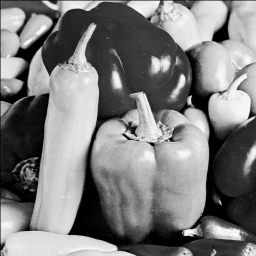
#> input picture TP/SOAP/seance2_filtrage/seance2_filtrage/pepper.png, 256 x 256 px
$ jupyter execute 'Seance 2 - detection de contoursv - Martin BAUS.ipynb'   (shell and % lines are left out)
#> lines starting #> are read from the running program, lines starting #| are printed output that depends on the picture
[cell 1]
import numpy as np
import matplotlib.pyplot as plt
from pathlib import Path

[cell 2]
import matplotlib as mpl
mpl.rcParams['figure.figsize'] = 20, 4
mpl.rcParams['lines.linewidth'] = 3
mpl.rcParams['font.size'] = 20
mpl.rcParams['lines.markersize'] = 15
# mpl.rcParams.find_all('')

[cell 3]
from scipy.io import wavfile  # Pour lire et écrire des fichiers sons
from scipy.signal import convolve2d
from pathlib import Path

[cell 4]
from soap_utils import plot_sound, plot_spectrum, db

# Exemple simple
Un contour est une variation rapide de la valeur des coefficients d'une image. On peut donc détecter un contour en cherchant les valeurs élevées du gradient de l'image.

L'image étant à deux dimensions, le gradient est un vecteur à deux dimensions: la dérivée horizontale et la dérivée verticale. De façon élémentaire, une dérivée selon l'axe horizontal peut être définie au pixel $x[i,j]$ comme $x[i, j+1] - x[i, j]$. On peut donc obtenir les dérivées horizontales sur toute une image en la filtrant avec le filtre $[-1, 1]$. De même, les dérivées verticales sont obtenues via le filtre $[-1, 1]^T$. On peut ensuite calculer la norme du vecteur gradient en chaque pixel pour avoir une estimation des contour.

[cell 5]
width = 20
x = np.zeros((width, width))
x[width//2:-width//4,width//3:-width//8] = 1

h = [[-1, 1]]
yh = convolve2d(x, h, mode='same')

plt.figure(figsize=(20, 5))
plt.subplot(131)
plt.imshow(x, cmap='gray')
plt.title('$x$')
plt.colorbar()
plt.subplot(132)
plt.imshow(h, cmap='gray')
plt.title('filter $h$')
plt.colorbar()
plt.subplot(133)
plt.imshow(yh, cmap='gray')
plt.title('$x * h$')
plt.colorbar()

h = [[-1], [1]]
yv = convolve2d(x, h, mode='same')

plt.figure(figsize=(20, 5))
plt.subplot(131)
plt.imshow(x, cmap='gray')
plt.title('$x$')
plt.colorbar()
plt.subplot(132)
plt.imshow(h, cmap='gray')
plt.title('filter $h$')
plt.colorbar()
plt.subplot(133)
plt.imshow(yv, cmap='gray')
plt.title('$x * h$')
plt.colorbar()

# Norme du gradient en chaque point
plt.figure()
plt.imshow(np.sqrt(yh**2+yv**2), cmap='gray')
plt.title('contour')
plt.colorbar()
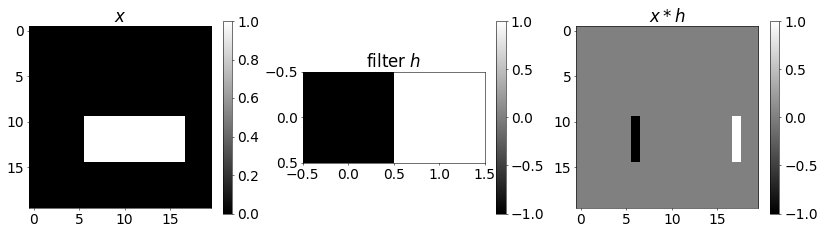
#> figure drawn by matplotlib, 6 panels
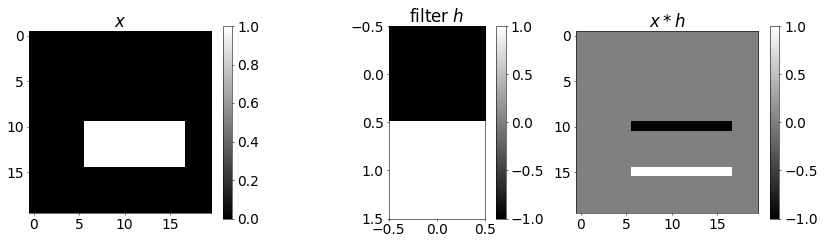
#> figure drawn by matplotlib, 6 panels
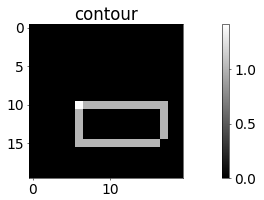
#> figure drawn by matplotlib, 2 panels

# Extraction de contours par filtre de Sobel
De meilleures dérivées sont obtenues en utilisant des filtres $3\times 3$. On les utilise ici sur de vraies images.

[cell 6]
image_path = Path('../../data/images/')

Définissez les fonctions `get_sobel_h` et `get_sobel_v` qui renvoie respectivements les matrices
$
\begin{pmatrix}
1 & 0& -1\\
2 & 0& -2\\
1 & 0& -1\\
\end{pmatrix}
$
et
$
\begin{pmatrix}
1 & 2& 1\\
0 & 0& 0\\
-1 & -2& -1\\
\end{pmatrix}
$.

Affichez le résultat comme une image.

[cell 7]
def get_sobel_h():

    return (np.array([[1, 0, -1], [2, 0, -2], [1, 0, -1]]))

def get_sobel_v():
    return np.array([[1, 2, 1], [0, 0, 0], [-1, -2, -1]])
    pass

Appliquez ces filtres à une image et affichez les deux images obtenues.

[cell 8]
file = 'pepper.png'
img = plt.imread(str(file))
#> img is the input picture: shape (256, 256) float32; min 0, max 1, mean 0.49


def sobel_filter(img, h):
    return convolve2d(img, h, mode='same')
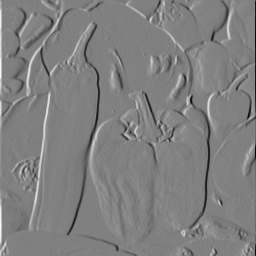
#> returned value: shape (256, 256) float64; min -3.85, max 3.8, mean 0.00405; drawn with min black and max white

h = get_sobel_h()

img1 = sobel_filter(img, h)


plt.imshow(img1, cmap='gray')
plt.figure()

v = get_sobel_v()

img2 = sobel_filter(img, v)
#> in sobel_filter (call 2), `return convolve2d(img, h, mode='same')`:
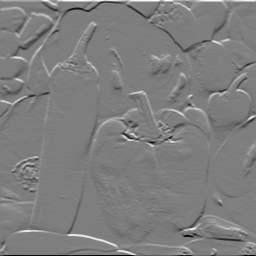
#> returned value: shape (256, 256) float64; min -3.76, max 3.82, mean 0.00488; drawn with min black and max white


plt.imshow(img2, cmap='gray')
plt.figure()

# TODO à compléter

Définissez la fonction `extract_contours_sobel(x)` qui prend en argument une image (`ndarray`) et renvoie une image de `y` la même taille telle que $y(i,j)=\sqrt{y_h(i,j)^2 + y_v(i,j)^2}$ où $y_h$ et $y_v$ sont les images obtenues en appliquant les deux filtres de Sobel.

[cell 9]
def extract_contours_sobel(x):
    # TODO à compléter
    pass

Appliquez la fonction à une image et affichez le résultat.

[cell 10]
file = image_path / 'pepper.png'
img = plt.imread(str(file))

# TODO à compléter

# Extraction de contours par laplacien
Une autre façon d'estimer les contours est d'appliquer un unique filtre Laplacien, correspondant à des dérivées secondes.

Définissez les fonctions `get_laplacien` qui renvoie la matrice
$
\begin{pmatrix}
0 & -1 & 0\\
-1 & 4 & -1\\
0 & -1 & 0\\
\end{pmatrix}
$
et `extract_contours_laplacien(x)` qui renvoie le résultat du filtrage d'une image `x` par la matrice obtenue.

[cell 11]
def get_laplacien():
     return np.array([[0, -1, 0], [-1, 4, -1], [0, -1, 0]])


def extract_contours_laplacien(x):
    return convolve2d(x, get_laplacien(), mode='same')
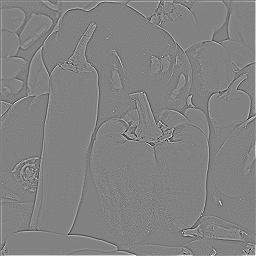
#> returned value: shape (256, 256) float64; min -1.6, max 1.55, mean 0.00665; drawn with min black and max white

Appliquez la fonction à une image et affichez le résultat.

[cell 12]
file =  'pepper.png'
img = plt.imread(str(file))

plt.imshow(img, cmap='gray')
plt.title('Image')
plt.colorbar()
plt.figure()

img2 = extract_contours_laplacien(img)
plt.imshow(img2, cmap='gray')
plt.figure()
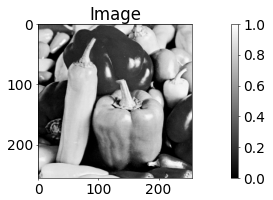
#> figure drawn by matplotlib, 2 panels
